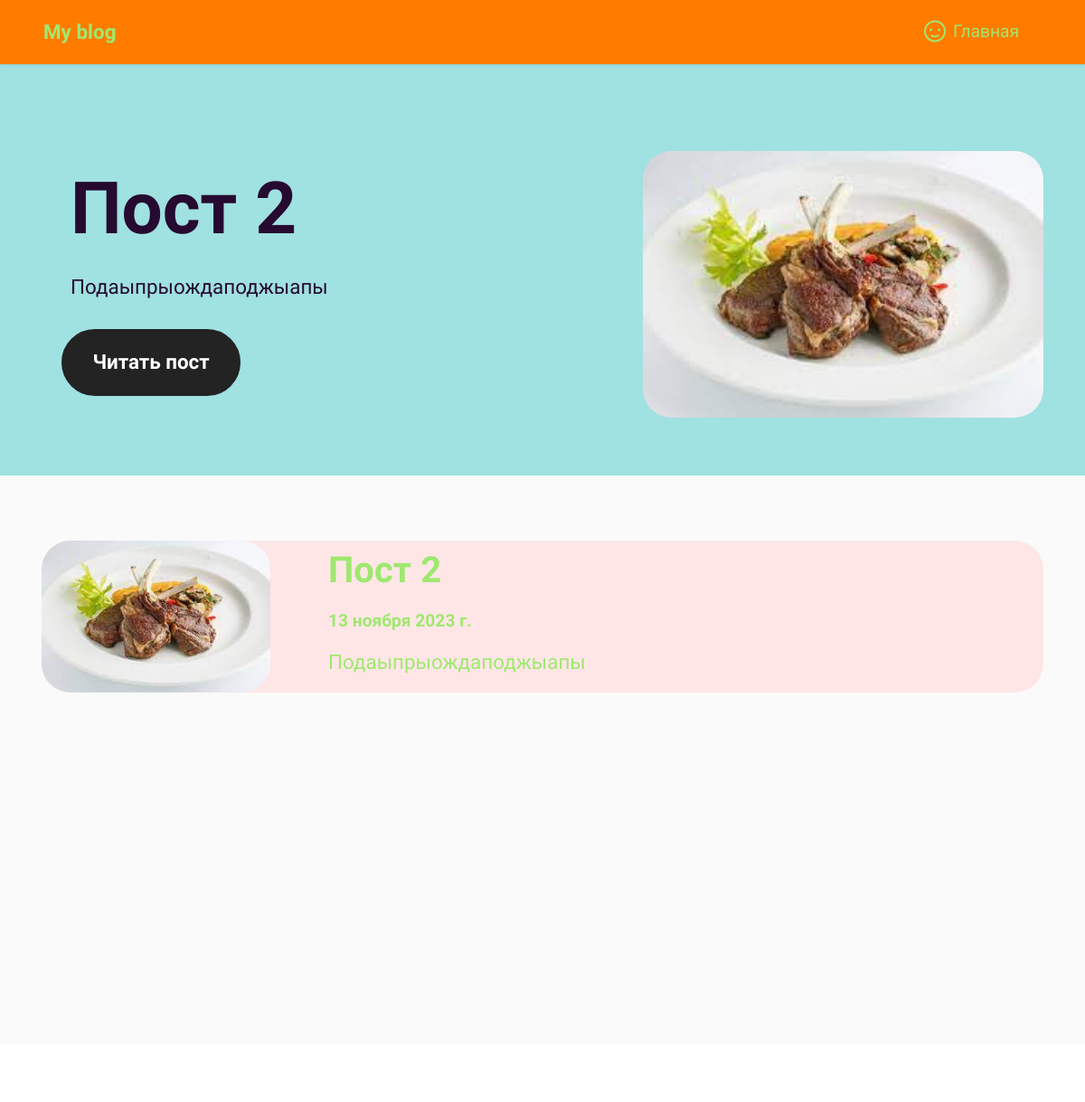
The page / on the database its author committed.
### postapp/models.py (models this page shows, shortened)
class Post(models.Model):
    class Status(models.TextChoices):
        DRAFT = 'DF', 'Draft'
        PUBLISHED = 'PB', 'Published'
        ARCHIVED = 'AC'
    title = models.CharField(max_length=255)
    slug = models.SlugField(max_length=255)
    author = models.ForeignKey(User, on_delete=models.CASCADE, related_name='blog_posts')
    body = models.TextField()
    publish = models.DateTimeField(default=timezone.now)
    created_at = models.DateTimeField(auto_now_add=True)
    updated_at = models.DateTimeField(auto_now=True)
    status = models.CharField(max_length=2, choices=Status.choices, default=Status.DRAFT)
    objects = models.Manager() # The default manager.
    published = PublishedManager() # Our custom manager.
    class Meta:
        ordering = ('-publish',) # Делаем сортировку по дате публикации
        indexes = (
            models.Index(fields=['-publish']), # Добавляем индексы для ускорения работы с базой данных
        )

class ImagesPost(models.Model):
    post = models.ForeignKey(Post, on_delete=models.CASCADE, related_name='images')
    image = models.ImageField(upload_to='post/images')

### postapp/views.py (the view)
# urls.py: path('', IndexView.as_view(), name='index'),
class IndexView(View):
    def get(self, request):
        posts = Post.published.all()[:50]
        images = Gallery_images.objects.all().order_by('-created_at')[:10]
        context = {
            'title': 'Главная страница',
            'posts': posts,
            'images': images,
        }
        return render(request, 'postapp/index.html', context=context)

### postapp/models.py (called while the page is built)
    def get_queryset(self):
        return super().get_queryset().filter(status=Post.Status.PUBLISHED)

### postapp/templates/postapp/index.html (shortened to what this page needs)
{% extends 'postapp/base.html' %}
{% load static %}
{% block content %}
<section data-bs-version="5.1" class="header8 cid-tVvISBoF54" id="header08-1">
	<div class="container">
		<div class="row content-wrapper justify-content-center">
			<div class="col-lg-7 mbr-form">
				<div class="text-wrapper align-left" data-form-type="formoid">
					<form action="https://mobirise.eu/" method="POST" class="mbr-form form-with-styler" data-form-title="Form Name">
						<div class="dragArea row">
							<div class="col-lg-12 col-md-12 col-sm-12">
								<h1 class="mbr-section-title mbr-fonts-style mb-4 display-1">
									<strong>{{ posts.first.title }}</strong>
								</h1>
							</div>
							<div class="col-lg-12 col-md-12 col-sm-12">
								<p class="mbr-text mbr-fonts-style mb-4 display-7">
                                    {{ posts.first.body }}
								</p>
							</div>
							<div class="col-auto mbr-section-btn">
                                <a href="{% url 'postapp:post' posts.first.id %}" class="w-100 btn btn-black display-7">Читать пост</a>
                            </div>
						</div>
					</form>
				</div>
			</div>
			<div class="col-lg-5 col-12">
				<div class="image-wrapper">
					<img class="w-100" src="{{ posts.first.images.first.image.url }}" alt="Mobirise Website Builder">
				</div>
			</div>
		</div>
	</div>
</section>
<section data-bs-version="5.1" class="team2 cid-tVwwcVu6Bz" xmlns="http://www.w3.org/1999/html" id="team2-3">
    <div class="container">
        {% for post in posts %}
            <br>
              <a href="{% url 'postapp:post' post.id %}" class="item features-image">
                <div class="item-wrapper">
                    <div class="row align-items-center">
                        <div class="col-12 col-md-3">
                            <div class="image-wrapper">
                                <img src="{{ post.images.first.image.url }}" alt="Mobirise Website Builder">
                            </div>
                        </div>
                        <div class="col-12 col-md">
                            <div class="card-box">
                                <h5 class="card-title mbr-fonts-style m-0 mb-3 display-5">
                                    <strong>{{ post.title }}</strong>
                                </h5>
                                <h6 class="card-subtitle mbr-fonts-style mb-3 display-4">
                                    <strong>{{ post.publish|date }}</strong>
                                </h6>
                                <p class="mbr-text mbr-fonts-style display-7">
                                    {{ post.body }}
                                </p>
                            </div>
                        </div>
                    </div>
                </div>
            </a>
            <br>
        {% endfor %}
    </div>
</section><section class="display-7" style="padding: 0;align-items: center;justify-content: center;flex-wrap: wrap;    align-content: center;display: flex;position: relative;height: 4rem;"></section>
{% endblock %}

### static/assets/theme/css/style.css (style rules this page uses)
section { background-color: #ffffff; }
section, .container, .container-fluid { position: relative; word-wrap: break-word; }
a { font-style: normal; font-weight: 400; cursor: pointer; }
a, a:hover { text-decoration: none; }
.mbr-section-title { font-style: normal; line-height: 1.3; }
.mbr-text { font-style: normal; line-height: 1.7; }
h1, h2, h3, h4, h5, h6, .display-1, .display-2, .display-4, .display-5, .display-7, span, p, a { line-height: 1; word-break: break-word; word-wrap: break-word; font-weight: 400; }
b, strong { font-weight: bold; }
section { background-position: 50% 50%; background-repeat: no-repeat; background-size: cover; }
.align-left { text-align: left; }
img, iframe { display: block; width: 100%; }
.card-box { width: 100%; }
.mbr-section-btn { margin-left: -0.6rem; margin-right: -0.6rem; font-size: 0; }
.btn { font-weight: 600; border-width: 1px; font-style: normal; margin: 0.6rem 0.6rem; white-space: normal; transition: all 0.2s ease-in-out; display: inline-flex; align-items: center; justify-content: center; word-break: break-word; }
.row { display: -webkit-flex; -webkit-flex-wrap: wrap; }
.justify-content-center { -webkit-justify-content: center; }
html, body { height: auto; min-height: 100vh; }
.row > * { padding-right: 1rem; padding-left: 1rem; }
form .row { margin-left: -0.6rem; margin-right: -0.6rem; }
form .row [class*=col] { padding-left: 0.6rem; padding-right: 0.6rem; }
form .mbr-section-btn { padding-left: 0.6rem; padding-right: 0.6rem; }
.form-control, form .btn { min-height: 48px; }
.mb-4 { margin-bottom: 2rem !important; }
.container, .container-fluid { padding-left: 16px; padding-right: 16px; }
.row { margin-left: -16px; margin-right: -16px; }
.row > [class*=col] { padding-left: 16px; padding-right: 16px; }
.item { position: relative; }

### static/assets/mobirise/css/mbr-additional.css (style rules this page uses)
.btn { border-width: 2px; }
img, .card-wrap, .card-wrapper, .video-wrapper, .mbr-figure iframe, .google-map iframe, .slide-content, .plan, .card, .item-wrapper { border-radius: 2rem !important; }
.display-1 { font-family: 'Inter Tight', sans-serif; font-size: 5rem; line-height: 1; }
.display-4 { font-family: 'Nunito Sans', sans-serif; font-size: 1.2rem; line-height: 1.5; }
.display-5 { font-family: 'Inter Tight', sans-serif; font-size: 2.5rem; line-height: 1.5; }
.display-7 { font-family: 'Lobster', display; font-size: 1.4rem; line-height: 1.3; }
.btn { padding: 1.25rem 2rem; border-radius: 4px; }
.btn-black, .btn-black:active { background-color: #232323 !important; border-color: #232323 !important; color: #ffffff !important; box-shadow: none; }
.mbr-section-btn .btn:not(.btn-form) { border-radius: 100px; }
a, a:hover { color: #9fe870; }
a { transition: color 0.6s; }
.cid-tVvISBoF54 { padding-top: 6rem; padding-bottom: 4rem; background-color: #a0e1e1; }
.cid-tVvISBoF54 .btn { height: 100%; margin: auto; padding-left: 2rem; padding-right: 2rem; }
@media (min-width: 992px) { .cid-tVvISBoF54 .text-wrapper { padding: 0 2rem; } }
.cid-tVvISBoF54 .mbr-section-btn { display: flex; width: fit-content; }
.cid-tVvISBoF54 .mbr-section-btn .btn { width: auto; }
.cid-tVvISBoF54 .justify-content-center { align-items: center; }
.cid-tVvISBoF54 .mbr-section-title { color: #260a30; }
.cid-tVvISBoF54 .mbr-text { color: #260a30; }
.cid-tVwwcVu6Bz { padding-top: 3rem; padding-bottom: 4rem; background-color: #fafafa; }
.cid-tVwwcVu6Bz .item:not(:nth-last-child(1)) { margin-bottom: 2rem; }
.cid-tVwwcVu6Bz .item-wrapper { background-color: #ffe6e6; border-radius: 4px; }
.cid-tVwwcVu6Bz .image-wrapper img { width: 100%; object-fit: cover; }
@media (min-width: 768px) { .cid-tVwwcVu6Bz .card-box { padding-right: 2rem; } }
@media (min-width: 992px) { .cid-tVwwcVu6Bz .card-box { padding-left: 2rem; padding-right: 4rem; } }

### rows shown on the page
Post: first "Пост 2", first.body "Подаыпрыождаподжыапы", first.images.first.image (picture), images.first.image (picture), title "Пост 2", publish "13 ноября 2023 г.", body "Подаыпрыождаподжыапы"
